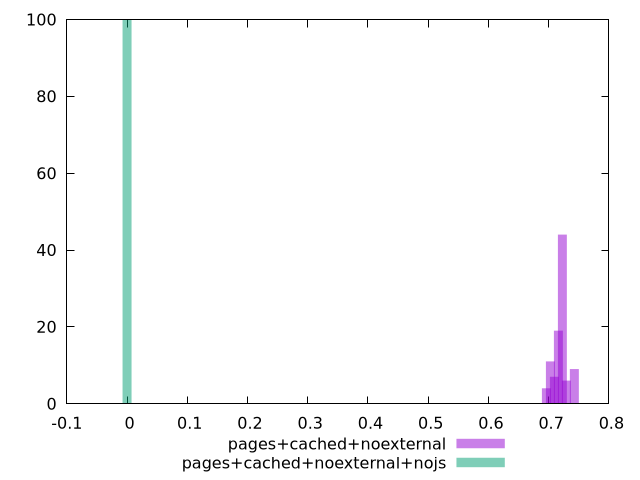

This figure's gnuplot source:
$_pagesCachedNoexternal <<EOF
0.6962703101152183 4
0.7227948933577029 44
0.7095326017364606 7
0.729426039168324 6
0.7161637475470818 19
0.7426883307895662 9
0.7029014559258395 11
EOF
$_pagesCachedNoexternalNojs <<EOF
0 100
EOF
set key outside below
set terminal pngcairo
set output "report_00004_2020-11-02T20-21-41.718Z/performance_score/performance_score_pages+cached+noexternal_pages+cached+noexternal+nojs+hist.png"
set boxwidth 0.014853766615791323
set style fill transparent solid 0.5 noborder
set yrange [0:100]
plot $_pagesCachedNoexternal title "pages+cached+noexternal" with boxes ,$_pagesCachedNoexternalNojs title "pages+cached+noexternal+nojs" with boxes ,
